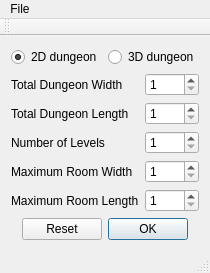
<?xml version="1.0" encoding="UTF-8"?>
<ui version="4.0">
 <class>MainWindow</class>
 <widget class="QMainWindow" name="MainWindow">
  <property name="geometry">
   <rect>
    <x>0</x>
    <y>0</y>
    <width>188</width>
    <height>251</height>
   </rect>
  </property>
  <property name="windowTitle">
   <string>MainWindow</string>
  </property>
  <widget class="QWidget" name="centralWidget">
   <layout class="QVBoxLayout" name="verticalLayout">
    <item>
     <layout class="QHBoxLayout" name="horizontalLayout">
      <item>
       <widget class="QRadioButton" name="dungeon2DButton">
        <property name="text">
         <string>2D dungeon</string>
        </property>
        <property name="checked">
         <bool>true</bool>
        </property>
       </widget>
      </item>
      <item>
       <widget class="QRadioButton" name="dungeon3DButton">
        <property name="text">
         <string>3D dungeon</string>
        </property>
       </widget>
      </item>
     </layout>
    </item>
    <item>
     <layout class="QGridLayout" name="gridLayout">
      <item row="1" column="0">
       <widget class="QLabel" name="yDimensionLabel">
        <property name="text">
         <string>Total Dungeon Length</string>
        </property>
        <property name="buddy">
         <cstring>yDimensionSpinBox</cstring>
        </property>
       </widget>
      </item>
      <item row="0" column="0">
       <widget class="QLabel" name="xDimensionLabel">
        <property name="text">
         <string>Total Dungeon Width</string>
        </property>
        <property name="buddy">
         <cstring>xDimensionSpinBox</cstring>
        </property>
       </widget>
      </item>
      <item row="2" column="1">
       <widget class="QSpinBox" name="zDimensionSpinBox">
        <property name="enabled">
         <bool>true</bool>
        </property>
        <property name="minimum">
         <number>1</number>
        </property>
        <property name="maximum">
         <number>100</number>
        </property>
       </widget>
      </item>
      <item row="2" column="0">
       <widget class="QLabel" name="zDimensionLabel">
        <property name="enabled">
         <bool>true</bool>
        </property>
        <property name="text">
         <string>Number of Levels</string>
        </property>
        <property name="buddy">
         <cstring>zDimensionSpinBox</cstring>
        </property>
       </widget>
      </item>
      <item row="1" column="1">
       <widget class="QSpinBox" name="yDimensionSpinBox">
        <property name="minimum">
         <number>1</number>
        </property>
        <property name="maximum">
         <number>100</number>
        </property>
       </widget>
      </item>
      <item row="0" column="1">
       <widget class="QSpinBox" name="xDimensionSpinBox">
        <property name="toolTip">
         <string/>
        </property>
        <property name="toolTipDuration">
         <number>-1</number>
        </property>
        <property name="statusTip">
         <string/>
        </property>
        <property name="whatsThis">
         <string/>
        </property>
        <property name="accessibleName">
         <string/>
        </property>
        <property name="accessibleDescription">
         <string/>
        </property>
        <property name="inputMethodHints">
         <set>Qt::ImhDigitsOnly</set>
        </property>
        <property name="minimum">
         <number>1</number>
        </property>
        <property name="maximum">
         <number>100</number>
        </property>
        <property name="value">
         <number>1</number>
        </property>
       </widget>
      </item>
      <item row="3" column="1">
       <widget class="QSpinBox" name="xRoomDimensionSpinBox">
        <property name="minimum">
         <number>1</number>
        </property>
        <property name="maximum">
         <number>100</number>
        </property>
       </widget>
      </item>
      <item row="3" column="0">
       <widget class="QLabel" name="xRoomDimensionLabel">
        <property name="text">
         <string>Maximum Room Width</string>
        </property>
       </widget>
      </item>
      <item row="4" column="0">
       <widget class="QLabel" name="yRoomDimensionLabel">
        <property name="text">
         <string>Maximum Room Length</string>
        </property>
       </widget>
      </item>
      <item row="4" column="1">
       <widget class="QSpinBox" name="yRoomDimensionSpinBox">
        <property name="minimum">
         <number>1</number>
        </property>
        <property name="maximum">
         <number>100</number>
        </property>
       </widget>
      </item>
     </layout>
    </item>
    <item alignment="Qt::AlignHCenter|Qt::AlignVCenter">
     <widget class="QDialogButtonBox" name="buttonBox">
      <property name="standardButtons">
       <set>QDialogButtonBox::Ok|QDialogButtonBox::Reset</set>
      </property>
      <property name="centerButtons">
       <bool>false</bool>
      </property>
     </widget>
    </item>
   </layout>
  </widget>
  <widget class="QMenuBar" name="menuBar">
   <property name="geometry">
    <rect>
     <x>0</x>
     <y>0</y>
     <width>188</width>
     <height>21</height>
    </rect>
   </property>
   <widget class="QMenu" name="menuFile">
    <property name="title">
     <string>File</string>
    </property>
    <addaction name="actionNew_Dungeon"/>
    <addaction name="actionLoad_Dungeon"/>
    <addaction name="actionQuit"/>
   </widget>
   <addaction name="menuFile"/>
  </widget>
  <widget class="QToolBar" name="mainToolBar">
   <attribute name="toolBarArea">
    <enum>TopToolBarArea</enum>
   </attribute>
   <attribute name="toolBarBreak">
    <bool>false</bool>
   </attribute>
  </widget>
  <widget class="QStatusBar" name="statusBar"/>
  <action name="actionNew_Dungeon">
   <property name="text">
    <string>New Dungeon</string>
   </property>
  </action>
  <action name="actionQuit">
   <property name="text">
    <string>Quit</string>
   </property>
  </action>
  <action name="actionLoad_Dungeon">
   <property name="text">
    <string>Load Dungeon</string>
   </property>
  </action>
 </widget>
 <layoutdefault spacing="6" margin="11"/>
 <tabstops>
  <tabstop>dungeon2DButton</tabstop>
  <tabstop>dungeon3DButton</tabstop>
  <tabstop>xDimensionSpinBox</tabstop>
  <tabstop>yDimensionSpinBox</tabstop>
  <tabstop>zDimensionSpinBox</tabstop>
  <tabstop>buttonBox</tabstop>
 </tabstops>
 <resources/>
 <connections/>
</ui>
